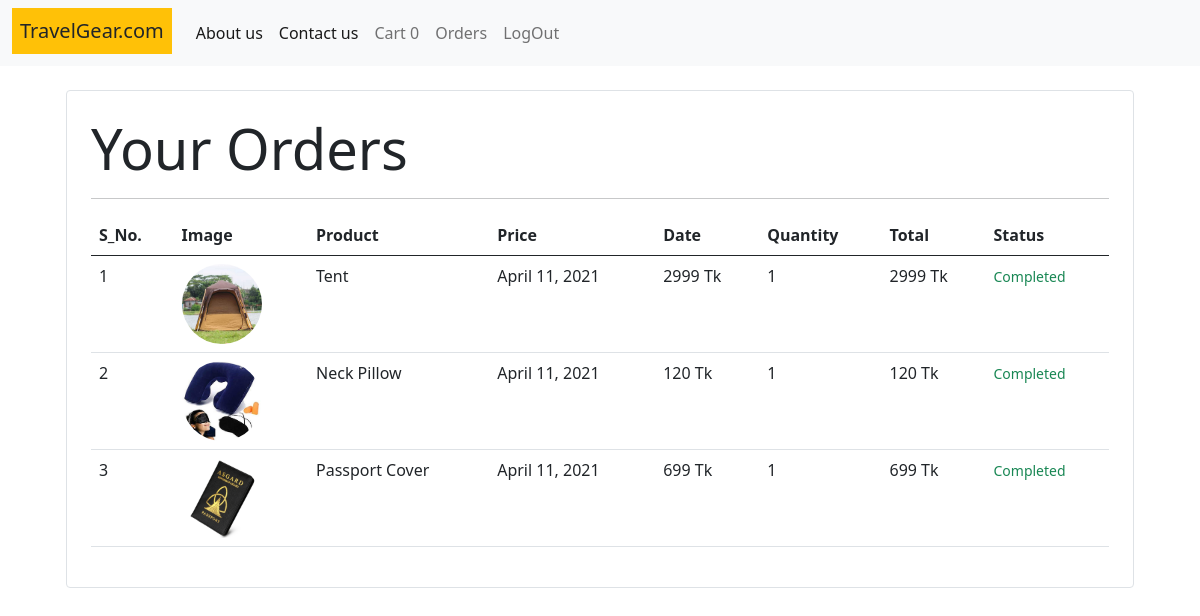
The page /orders (signed in) on the database its author committed.
### store/models/orders.py (models this page shows, shortened)
class Order(models.Model):
    product = models.ForeignKey(Product, on_delete=models.CASCADE)
    customer = models.ForeignKey(Customer, on_delete=models.CASCADE)
    quantity = models.IntegerField(default=1)
    price = models.IntegerField()
    address = models.CharField(max_length=80, default='', blank=True)
    phone = models.CharField(max_length=20, default='', blank=True)
    date = models.DateField(default=datetime.datetime.today)
    status = models.BooleanField(default=False)
    @staticmethod
    def get_orders_by_customer(customer_id):
        return Order\
            .objects\
            .filter(customer=customer_id)\
            .order_by('-date')

### store/models/product.py (models this page shows, shortened)
class Product(models.Model):
    name = models.CharField(max_length=50)
    price = models.IntegerField(default=0)
    category = models.ForeignKey(Category, on_delete=models.CASCADE, default=1)
    description = models.CharField(max_length=200, default='', null=True, blank=True)
    image = models.ImageField(upload_to='uploads/products/')

### store/middlewares/auth.py (the view)
    def middleware(request):
        print(request.session.get('customer'))
        returnUrl = request.META['PATH_INFO']
        print(request.META['PATH_INFO'])
        if not request.session.get('customer'):
            return redirect(f'login?return_Url={returnUrl}')
        response = get_response(request)
        return response

### store/templatetags/custom_filters.py (called while the page is built)
@register.filter(name='currency')
def currency(number):
    return str(number)+" Tk"

@register.filter(name='multiply')
def currency(number, number1):
    return number * number1

### store/views/orders.py (called while the page is built)
    def get(self, request):
        customer = request.session.get('customer')
        orders = Order.get_orders_by_customer(customer)
        print(orders)
        orders = orders.reverse()
        return render(request, 'orders.html', {'orders': orders})

### store/templates/orders.html
{% extends 'base.html' %}
{% block content %}
{% load cart %}
{% load custom_filters %}
<div class="container">
    <div class="border rounded p-4 m-4">
        <p class="display-4 pl-4 ml-4">Your Orders</p>
        <hr>
            <table class="table">
                <thead>
                    <tr>
                        <th>S_No.</th>
                        <th>Image</th>
                        <th>Product</th>
                        <th>Price</th>
                        <th>Date</th>
                        <th>Quantity</th>
                        <th>Total</th>
                        <th>Status</th>
                    </tr>
                </thead>
                <tbody>
                    {% for order in orders %}
                    <tr>
                        <td>{{forloop.counter}}</td>
                        <td><img style="height: 80px;" class="rounded-circle" src="{{order.product.image.url}}" alt=""></td>
                        <td>{{order.product.name}}</td>
                        <td>{{order.date}}</td>
                        <td>{{order.price|currency}}</td>
                        <td>{{order.quantity}}</td>
                        <td>{{order.quantity|multiply:order.price|currency}}</td>
                        {% if order.status %}
                        <td><small class="text-success">Completed</small></td>
                        {% else %}
                        <td><small class="text-warning">Pending</small></td>
                        {% endif %}
                    </tr>
                    {% endfor %}
                </tbody>
            </table>
    </div>
</div>
{% endblock %}

### store/templates/base.html (shortened to what this page needs)
{% load static %}
<!doctype html>
<html lang="en">
  <head>
    <link href="https://cdn.jsdelivr.net/npm/bootstrap@5.0.0-beta3/dist/css/bootstrap.min.css" rel="stylesheet">
  </head>
  <body>
    <nav class="navbar navbar-expand-lg navbar-light bg-light">
      <div class="container-fluid">
        <a class=" p-2 mb-1 bg-warning text-dark navbar-brand" href="/">TravelGear.com</a>
        <div class="collapse navbar-collapse" id="navbarSupportedContent">
          <ul class="navbar-nav ">
            <li class="nav-item">
              <a class="nav-link active" aria-current="page" href="/about">About us</a>
            </li>
          </ul>
          <ul class="navbar-nav">
            <li class="nav-item">
              <a class="nav-link active" aria-current="page" href="/contact">Contact us</a>
            </li>
          </ul>
          <ul class="navbar-nav  my-2 my-lg-0">
            <li class="nav-item">
              <a class="nav-link "  href="/cart">Cart
                <span class="badge-info">{{request.session.cart.keys|length}}</span>
                </a>
            </li>
            {% if request.session.customer %}
            <li class="nav-item">
              <a class="nav-link "  href="/orders">Orders</a>
            </li>
            <li class="nav-item">
              <a class="nav-link "  href="/logout">LogOut</a>
            </li>
            {% endif %}
          </ul>
        </div>
      </div>
    </nav>
    {% block content %}
    {% endblock %}
  </body>
</html>

### rows shown on the page
Order: product.image (picture), product.name "Tent", date "April 11, 2021", price "2999 Tk", quantity "1", quantity|multiply "2999 Tk", status "Completed"
Order: product.image (picture), product.name "Neck Pillow", date "April 11, 2021", price "120 Tk", quantity "1", quantity|multiply "120 Tk", status "Completed"
Order: product.image (picture), product.name "Passport Cover", date "April 11, 2021", price "699 Tk", quantity "1", quantity|multiply "699 Tk", status "Completed"

### other values the page prints
{{ request.session.cart.keys|length }} "0"
